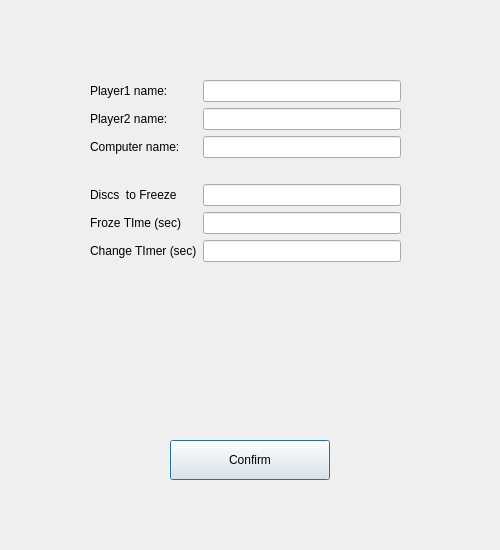
<?xml version="1.0" encoding="UTF-8"?>
<ui version="4.0">
 <class>settings</class>
 <widget class="QDialog" name="settings">
  <property name="geometry">
   <rect>
    <x>0</x>
    <y>0</y>
    <width>500</width>
    <height>550</height>
   </rect>
  </property>
  <property name="windowTitle">
   <string>Othello - Settings</string>
  </property>
  <widget class="QPushButton" name="confirmBtn">
   <property name="geometry">
    <rect>
     <x>170</x>
     <y>440</y>
     <width>160</width>
     <height>40</height>
    </rect>
   </property>
   <property name="text">
    <string>Confirm</string>
   </property>
  </widget>
  <widget class="QWidget" name="formLayoutWidget">
   <property name="geometry">
    <rect>
     <x>90</x>
     <y>80</y>
     <width>311</width>
     <height>311</height>
    </rect>
   </property>
   <layout class="QFormLayout" name="formLayout">
    <item row="0" column="0">
     <widget class="QLabel" name="player1NameLabel">
      <property name="minimumSize">
       <size>
        <width>0</width>
        <height>17</height>
       </size>
      </property>
      <property name="text">
       <string>Player1 name: </string>
      </property>
     </widget>
    </item>
    <item row="0" column="1">
     <widget class="QLineEdit" name="player1TextField">
      <property name="text">
       <string/>
      </property>
     </widget>
    </item>
    <item row="1" column="0">
     <widget class="QLabel" name="player2NameLabel">
      <property name="text">
       <string>Player2 name: </string>
      </property>
     </widget>
    </item>
    <item row="1" column="1">
     <widget class="QLineEdit" name="player2TextField">
      <property name="text">
       <string/>
      </property>
     </widget>
    </item>
    <item row="2" column="0">
     <widget class="QLabel" name="computerNameLabel">
      <property name="text">
       <string>Computer name:</string>
      </property>
     </widget>
    </item>
    <item row="2" column="1">
     <widget class="QLineEdit" name="computerTextField">
      <property name="text">
       <string/>
      </property>
     </widget>
    </item>
    <item row="4" column="0">
     <widget class="QLabel" name="discsToFreezeLabel">
      <property name="text">
       <string>Discs  to Freeze</string>
      </property>
     </widget>
    </item>
    <item row="5" column="0">
     <widget class="QLabel" name="frozeTimeLabel">
      <property name="text">
       <string>Froze TIme (sec)</string>
      </property>
     </widget>
    </item>
    <item row="6" column="0">
     <widget class="QLabel" name="ChangeTimerLabel">
      <property name="text">
       <string>Change TImer (sec)</string>
      </property>
     </widget>
    </item>
    <item row="3" column="0" colspan="2">
     <widget class="QLabel" name="label">
      <property name="text">
       <string/>
      </property>
     </widget>
    </item>
    <item row="4" column="1">
     <widget class="QLineEdit" name="discsToFreezeTField"/>
    </item>
    <item row="5" column="1">
     <widget class="QLineEdit" name="frozeTimeTField"/>
    </item>
    <item row="6" column="1">
     <widget class="QLineEdit" name="changerTimerTField"/>
    </item>
   </layout>
  </widget>
 </widget>
 <resources/>
 <connections/>
</ui>
